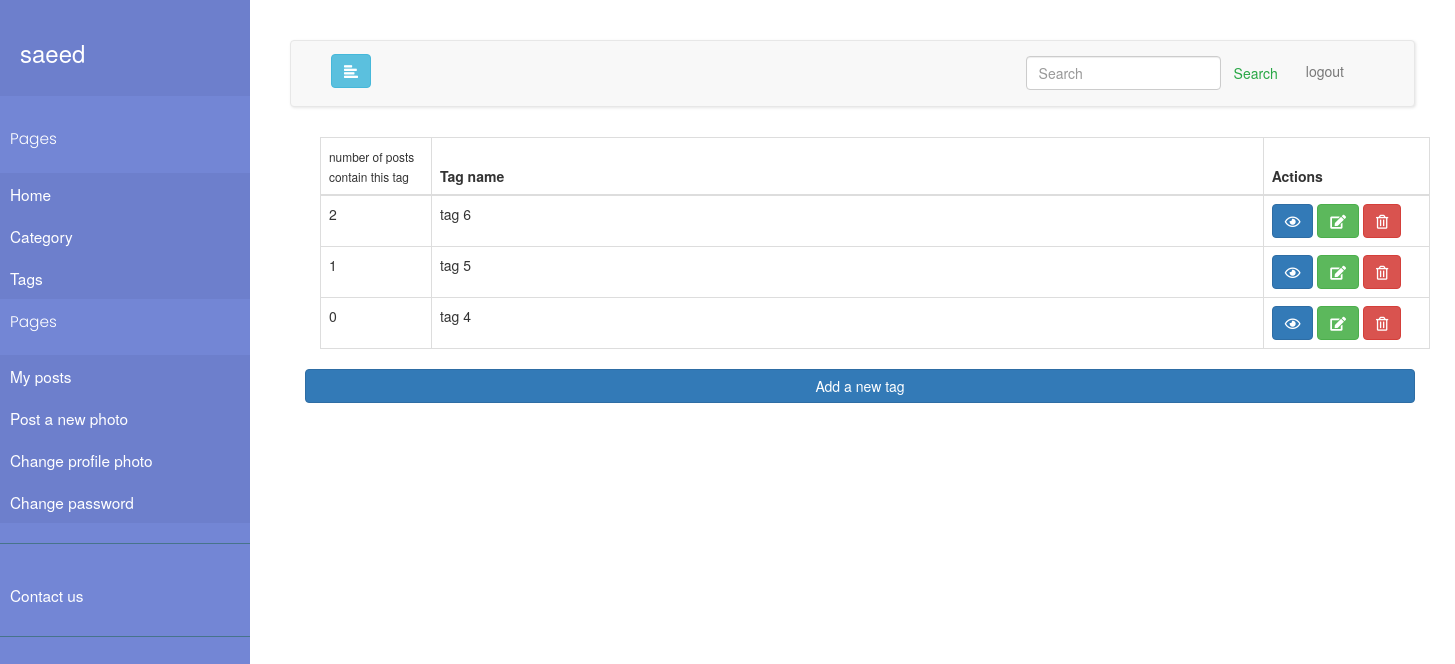
The page /myblog/tags/ (signed in) on the database as committed earlier.
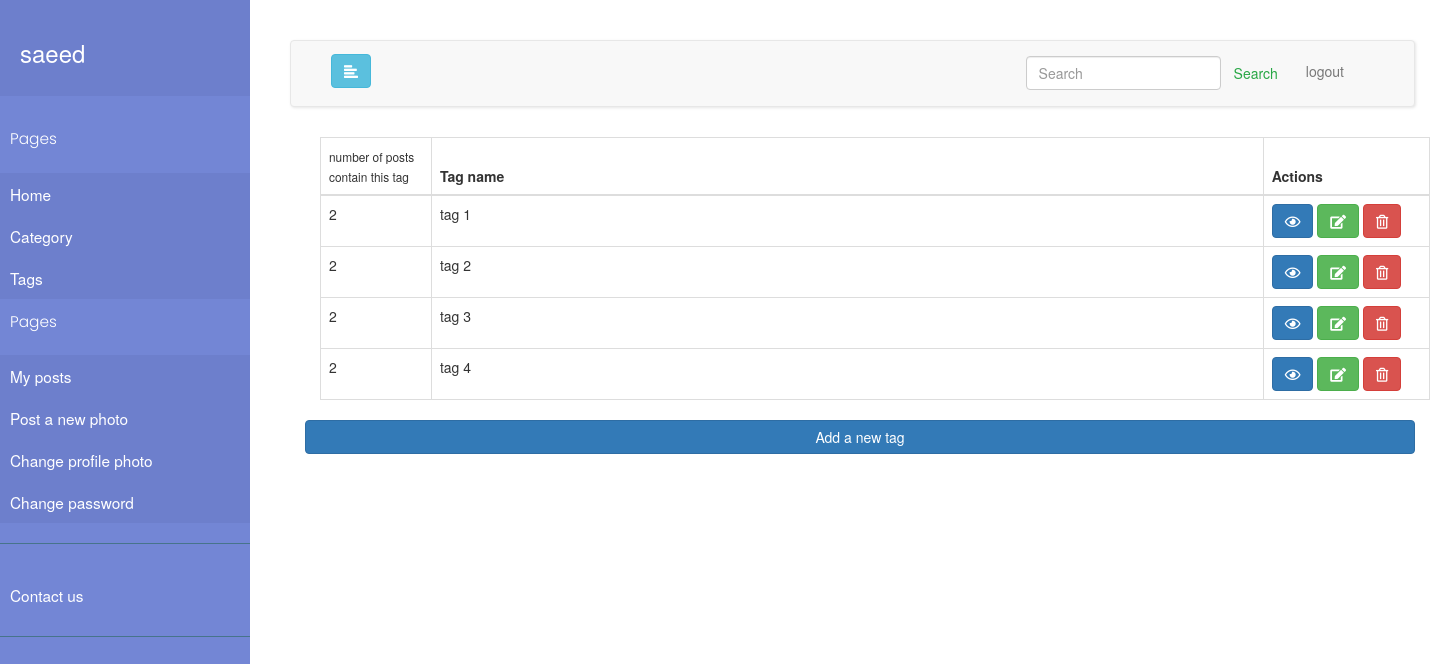
The same page on the database as committed later.
### features/models.py (models this page shows)
class Tag(models.Model):
    name = models.CharField(max_length=20, unique=True)

### features/views.py (the view)
# urls.py: path('tags/', TagList.as_view(), name="tags"),
class TagList(ListView):
    model = Tag
    queryset = Tag.objects.annotate(posts=Count('post'))
    template_name = 'tags.html'
    context_object_name = 'tags'

### templates/tags.html (shortened to what this page needs)
{% extends "base.html" %}
{% block content %}
{% load static %}
<div class="container">
    <div class="row">
        <div class="col-12">
            <table class="table table-bordered">
                <thead>
                <tr>
                    <th scope="col"><small>number of posts contain this tag</small></th>
                    <th scope="col">Tag name</th>
                    <th scope="col">Actions</th>
                </tr>
                </thead>
                <tbody>
                {% for tag in tags %}
                <tr>
                    <td style="width: 10%">{{tag.posts}}</td>
                    <td style="width: 75%">{{tag.name}}</td>
                    <td>
                        <a type="button" class="btn btn-primary" href="/myblog/tags/{{tag.name}}"><i
                                class="far fa-eye"></i></a>
                        <a type="button" class="btn btn-success" href="/myblog/tags/edit/{{tag.name}}"><i
                                class="fas fa-edit"></i></a>
                        <a type="button" class="btn btn-danger" href="/myblog/tags/delete/{{tag.name}}"><i
                                class="far fa-trash-alt"></i></a>
                    </td>
                </tr>
                {% endfor %}
                </tbody>
            </table>
        </div>
    </div>
</div>
<a type="button" class="btn btn-primary" href="{% url 'add-tag' %}" style="width: 100%">Add a new tag</a>
{% endblock content %}

### templates/base.html (shortened to what this page needs)
{% load static %}
<!DOCTYPE html>
<html lang="en">
<head>
    <link rel="stylesheet" href="{% static 'base-css.css' %}">
    <link rel="stylesheet" href="https://stackpath.bootstrapcdn.com/bootstrap/4.1.0/css/bootstrap.min.css"
>
    <link rel="stylesheet" href="https://maxcdn.bootstrapcdn.com/bootstrap/3.3.7/css/bootstrap.min.css">
    <link rel="stylesheet"
          href="https://cdnjs.cloudflare.com/ajax/libs/malihu-custom-scrollbar-plugin/3.1.5/jquery.mCustomScrollbar.min.css">
    <link rel="stylesheet" href="https://pro.fontawesome.com/releases/v5.10.0/css/all.css"
/>
</head>
<body>
<div class="wrapper">
    <nav id="sidebar">
        <div class="sidebar-header">
            {% if user.is_authenticated %}
            <h3>{{user.username}}</h3>
            {% else %}
            <h3>BLOG </h3>
            {% endif %}
        </div>
        <ul class="list-unstyled components">
            <p>Pages</p>
            <li class="active">
                <a href="{% url 'home' %}">Home</a>
            </li>
            <li class="active">
                <a href="{% url 'category' %}">Category</a>
            <li class="active">
                <a href="{% url 'tags' %}">Tags</a>
                {% if user.is_authenticated %}
                <p>Pages</p>
            </li>
            <li class="active">
                <a href="{% url 'my-posts' %}">My posts</a>
            </li>
            <li class="active">
                <a href="{% url 'create-post' %}">Post a new photo</a>
            </li>
            <li class="active">
                <a href="{% url 'change-profile' %}">Change profile photo</a>
            </li>
            <li class="active">
                <a href="{% url 'change-password' %}">Change password</a>
            </li>
            {% endif %}
        </ul>
        <ul class="list-unstyled components">
            <li>
        <a href="{% url 'get-message' %}">Contact us</a>
            </li>
            </ul>
    </nav>
    <div id="content">
        <nav class="navbar navbar-default">
            <div class="container-fluid">
                <div class="collapse navbar-collapse" id="bs-example-navbar-collapse-1">
                    <ul class="nav navbar-nav navbar-right">
                        <li>
                            {% if user.is_authenticated %}
                            <a class="d-flex align-items-center " href="/myblog/profile/{{user.username}}/"
                               role="button">
                            </a>
                            {% else %}
                            <a href="{% url 'login' %}">Login</a>
                            {% endif %}
                        </li>
                    </ul>
                    <ul class="nav navbar-nav navbar-right">
                        <li>
                            {% if user.is_authenticated %}
                            <a href="{% url 'logout' %}">logout</a>
                            {% else %}
                            <a href="{% url 'signup' %}">SignUp</a>
                            {% endif %}
                        </li>
                    </ul>
                    <form class="form-inline mt-3 navbar-right justify-content-center" action="{% url 'search' %}"
                          method="GET">
                        <input class="form-control " type="search" placeholder="Search" aria-label="Search" name="q">
                        <button class="btn btn-outline-success " type="submit">Search</button>
                    </form>
                    <button type="button" id="sidebarCollapse" class="btn btn-info navbar-btn ">
                        <i class="glyphicon glyphicon-align-left"></i>
                    </button>
                </div>
            </div>
        </nav>
        <div class="container">
            {% block content %}
            {% endblock content %}
        </div>
    </div>
</div>
</body>
</html>

### static/base-css.css (style rules this page uses)
body { font-family: 'Poppins', sans-serif; background: #fafafa; }
p { font-family: 'Poppins', sans-serif; font-size: 1.1em; font-weight: 300; line-height: 1.7em; color: #999; }
a, a:hover, a:focus { color: inherit; text-decoration: none; transition: all 0.3s; }
.navbar { padding: 15px 10px; background: #fff; border: none; border-radius: 0; margin-bottom: 40px; box-shadow: 1px 1px 3px rgba(0, 0, 0, 0.1); }
.navbar-btn { box-shadow: none; outline: none !important; border: none; }
#sidebar { width: 250px; position: fixed; top: 0; left: 0; height: 100vh; z-index: 999; background: #7386D5; color: #fff !important; transition: all 0.3s; }
#sidebar .sidebar-header { padding: 20px; background: #6d7fcc; }
#sidebar ul.components { padding: 20px 0; border-bottom: 1px solid #47748b; }
#sidebar ul p { color: #fff; padding: 10px; }
#sidebar ul li a { padding: 10px; font-size: 1.1em; display: block; color:white; }
#sidebar ul li.active>a, a[aria-expanded="true"] { color: #fff; background: #6d7fcc; }
#content { width: calc(100% - 250px); padding: 40px; min-height: 100vh; transition: all 0.3s; position: absolute; top: 0; right: 0; }

Rows that differ between the two databases and show on the page:
removed Tag: posts "2", name "tag 6"
removed Tag: posts "1", name "tag 5"
removed Tag: posts "0", name "tag 4"
added Tag: posts "2", name "tag 1"
added Tag: posts "2", name "tag 2"
added Tag: posts "2", name "tag 3"
added Tag: posts "2", name "tag 4"
